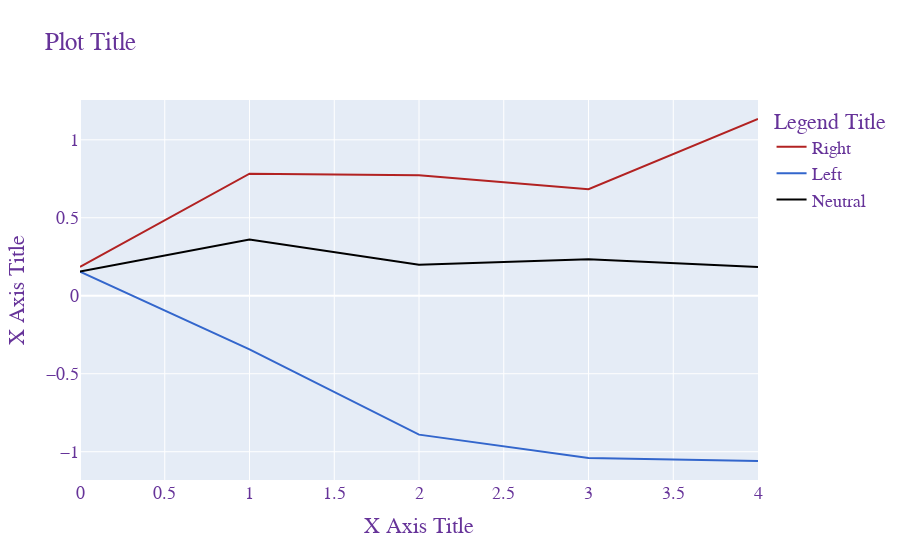

Notebook cell for this chart:
### Code cell
import plotly.graph_objects as go

fig = go.Figure()

# for val in vals:
#     fig.add_trace(go.Scatter(x=rounds, y=right_vals, name="Right", line = dict(color='firebrick'), mode='lines'))

# fig.add_annotation(x=2, y=5,
#             text="Text annotation with arrow",
#         l   showarrow=True,
#             arrowhead=1)

fig.add_trace(go.Scatter(x=rounds, y=right_vals, name="Right", line=dict(color='firebrick'), mode='lines' ))
fig.add_trace(go.Scatter(x=rounds, y=left_vals, name="Left", line=dict(color='#3366CC'), mode='lines'))
fig.add_trace(go.Scatter(x=rounds, y=neutral_vals, name="Neutral", line=dict(color='#000'), mode="lines"))    

fig.update_layout(
    title="Level of Bias Across Four Steps for Each Bot",
    xaxis_title='Steps',
    yaxis_title='Weight'
    )

fig.show()

### Figure 1 — Plotly figure (JSON) as saved in the notebook; plotly's stock layout.template omitted (floating-point values rounded to 4 significant figures)
{"data": [{"line": {"color": "firebrick"}, "mode": "lines", "name": "Right", "type": "scatter", "x": [0, 1, 2, 3, 4], "y": [0.185, 0.7824, 0.7724, 0.6835, 1.133]}, {"line": {"color": "#3366CC"}, "mode": "lines", "name": "Left", "type": "scatter", "x": [0, 1, 2, 3, 4], "y": [0.1548, -0.344, -0.8906, -1.04, -1.06]}, {"line": {"color": "#000"}, "mode": "lines", "name": "Neutral", "type": "scatter", "x": [0, 1, 2, 3, 4], "y": [0.1548, 0.3602, 0.1981, 0.234, 0.1842]}], "layout": {"font": {"color": "RebeccaPurple", "family": "Courier New, monospace", "size": 18}, "legend": {"title": {"text": "Legend Title"}}, "title": {"text": "Plot Title"}, "xaxis": {"title": {"text": "X Axis Title"}}, "yaxis": {"title": {"text": "X Axis Title"}}}}
